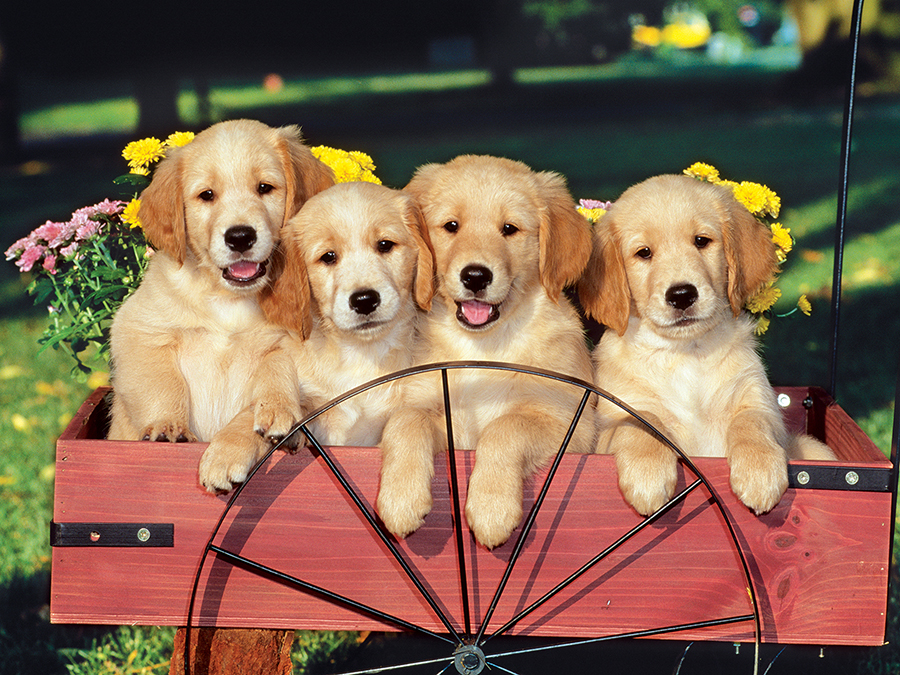
#> input picture images/dog.jpg, 900 x 675 px, found by its file name
$ python image_flipping1.py
#> lines starting #> are read from the running program, lines starting #| are printed output that depends on the picture
import cv2

img = cv2.imread("images/dog.jpg")
#> img is the input picture: shape (675, 900, 3); mean B, G, R 80.4, 102.2, 130.7

# flipped vertically
flipped_img = cv2.flip(img, 0)
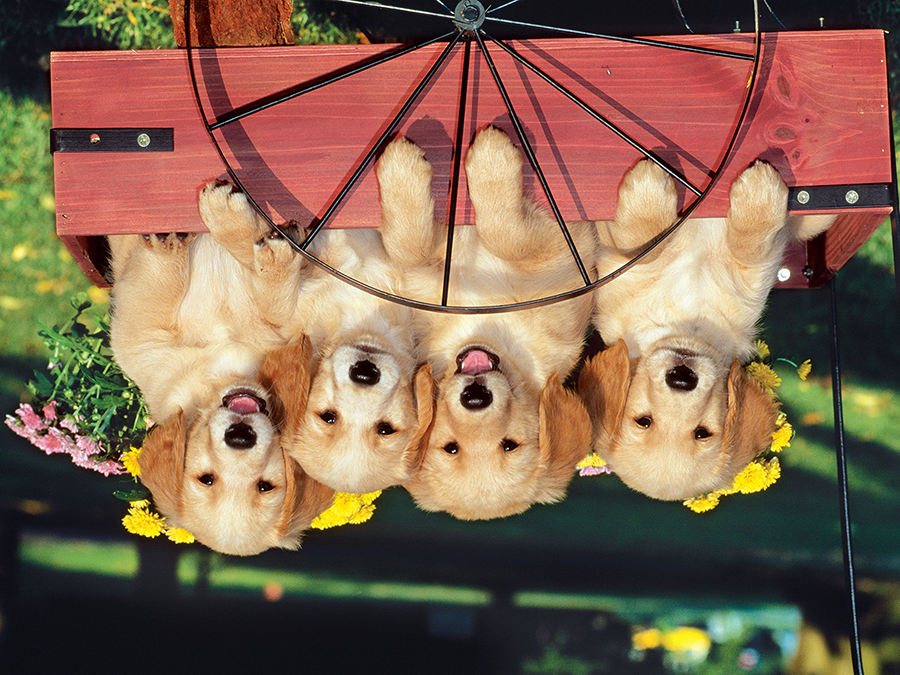
#> flipped_img: shape (675, 900, 3); mean B, G, R 80.4, 102.2, 130.7

# flipped horizontally
# flipped_img = cv2.flip(img, 1)

# flipped both horizontal and vertically
# flipped_img = cv2.flip(img, -1)

cv2.imshow("window", flipped_img)
cv2.waitKey(0)

$ run again, with images/lab3b.jpg copied over images/dog.jpg
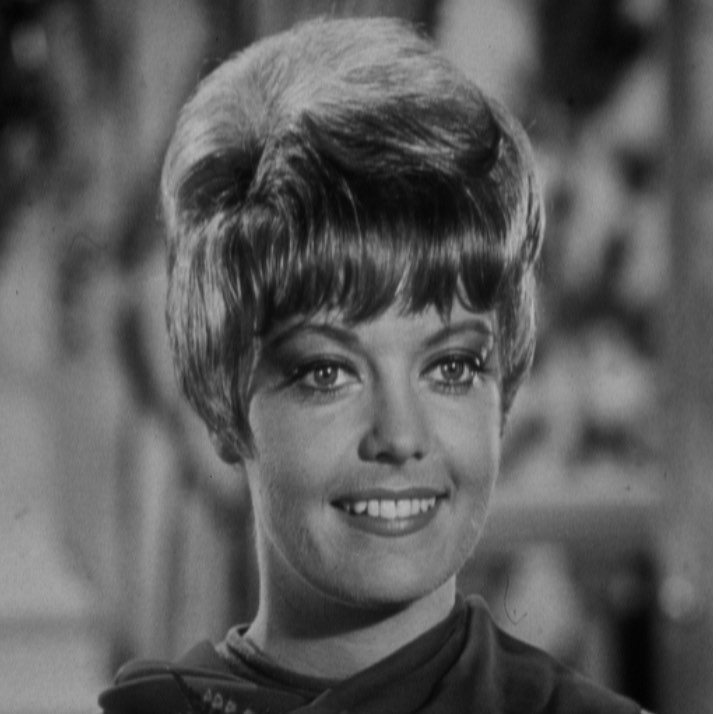
#> input picture images/lab3b.jpg, 716 x 714 px, found by its file name
#> img is the input picture: shape (714, 716, 3); min 1, max 255, mean 91.9
#> `flipped_img = cv2.flip(img, 0)`:
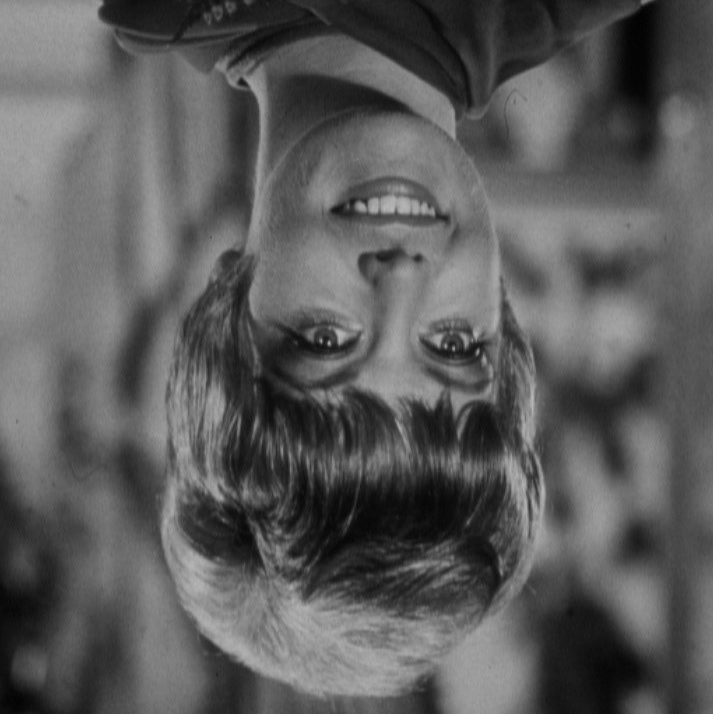
#> flipped_img: shape (714, 716, 3); min 1, max 255, mean 91.9
